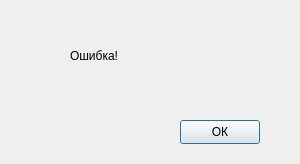
<?xml version="1.0" encoding="UTF-8"?>
<ui version="4.0">
 <class>ErrorWindow</class>
 <widget class="QDialog" name="ErrorWindow">
  <property name="geometry">
   <rect>
    <x>0</x>
    <y>0</y>
    <width>300</width>
    <height>164</height>
   </rect>
  </property>
  <property name="windowTitle">
   <string>Dialog</string>
  </property>
  <widget class="QLabel" name="label">
   <property name="geometry">
    <rect>
     <x>70</x>
     <y>40</y>
     <width>91</width>
     <height>31</height>
    </rect>
   </property>
   <property name="text">
    <string>Ошибка!</string>
   </property>
  </widget>
  <widget class="QPushButton" name="pushButton">
   <property name="geometry">
    <rect>
     <x>180</x>
     <y>120</y>
     <width>80</width>
     <height>24</height>
    </rect>
   </property>
   <property name="text">
    <string>ОК</string>
   </property>
  </widget>
 </widget>
 <resources/>
 <connections/>
</ui>
